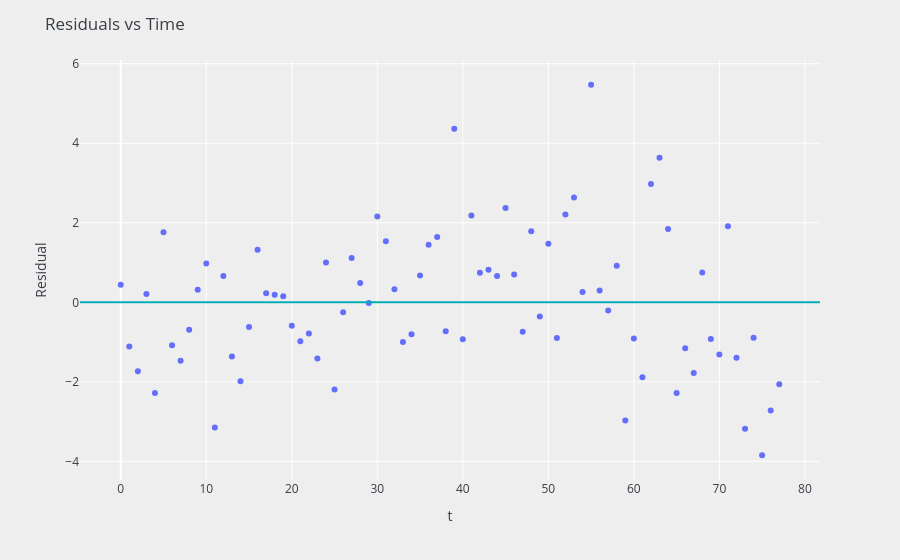

The code cell stored with this chart in its notebook:
### Code cell
plot_title = 'Residuals vs Time'

residual_plot = px.scatter(
    residual_df,
    x = 't',
    y = 'Residual',
)

residual_plot.add_hline(
    y=0, 
    line_width=2, 
    line_color="#00ADB5"
)

residual_plot.update_layout(
    title = plot_title,
    plot_bgcolor = '#EEEEEE',
    paper_bgcolor = '#EEEEEE',
    font_color = '#393E46',
)


residual_plot.show()

### Figure 1 — Plotly figure (JSON) as saved in the notebook; plotly's stock layout.template omitted (floating-point values rounded to 4 significant figures)
{"data": [{"hovertemplate": "t=%{x}<br>Residual=%{y}<extra></extra>", "legendgroup": "", "marker": {"color": "#636efa", "symbol": "circle"}, "mode": "markers", "name": "", "orientation": "v", "showlegend": false, "type": "scatter", "x": [0, 1, 2, 3, 4, 5, 6, 7, 8, 9, 10, 11, 12, 13, 14, 15, 16, 17, 18, 19, 20, 21, 22, 23, 24, 25, 26, 27, 28, 29, 30, 31, 32, 33, 34, 35, 36, 37, 38, 39, 40, 41, 42, 43, 44, 45, 46, 47, 48, 49, 50, 51, 52, 53, 54, 55, 56, 57, 58, 59, 60, 61, 62, 63, 64, 65, 66, 67, 68, 69, 70, 71, 72, 73, 74, 75, 76, 77], "xaxis": "x", "y": [0.4449, -1.112, -1.735, 0.2079, -2.282, 1.761, -1.079, -1.469, -0.6927, 0.3172, 0.9771, -3.146, 0.6635, -1.36, -1.983, -0.6235, 1.32, 0.2297, 0.1896, 0.1494, -0.5907, -0.9808, -0.7876, -1.411, 0.9989, -2.191, -0.248, 1.112, 0.4885, -0.01832, 2.158, 1.535, 0.328, -0.9954, -0.8022, 0.6744, 1.451, 1.644, -0.7293, 4.364, -0.9262, 2.184, 0.7436, 0.8201, 0.6634, 2.373, 0.6998, -0.7403, 1.786, -0.3538, 1.473, -0.9007, 2.209, 2.636, 0.2623, 5.472, 0.2987, -0.2081, 0.9185, -2.972, -0.9117, -1.885, 2.975, 3.635, 1.845, -2.279, -1.152, -1.776, 0.7507, -0.9227, -1.313, 1.914, -1.393, -3.183, -0.8899, -3.847, -2.72, -2.06], "yaxis": "y"}], "layout": {"font": {"color": "#393E46"}, "legend": {"tracegroupgap": 0}, "margin": {"t": 60}, "paper_bgcolor": "#EEEEEE", "plot_bgcolor": "#EEEEEE", "shapes": [{"line": {"color": "#00ADB5", "width": 2}, "type": "line", "x0": 0, "x1": 1, "xref": "x domain", "y0": 0, "y1": 0, "yref": "y"}], "title": {"text": "Residuals vs Time"}, "xaxis": {"anchor": "y", "domain": [0, 1], "title": {"text": "t"}}, "yaxis": {"anchor": "x", "domain": [0, 1], "title": {"text": "Residual"}}}}
